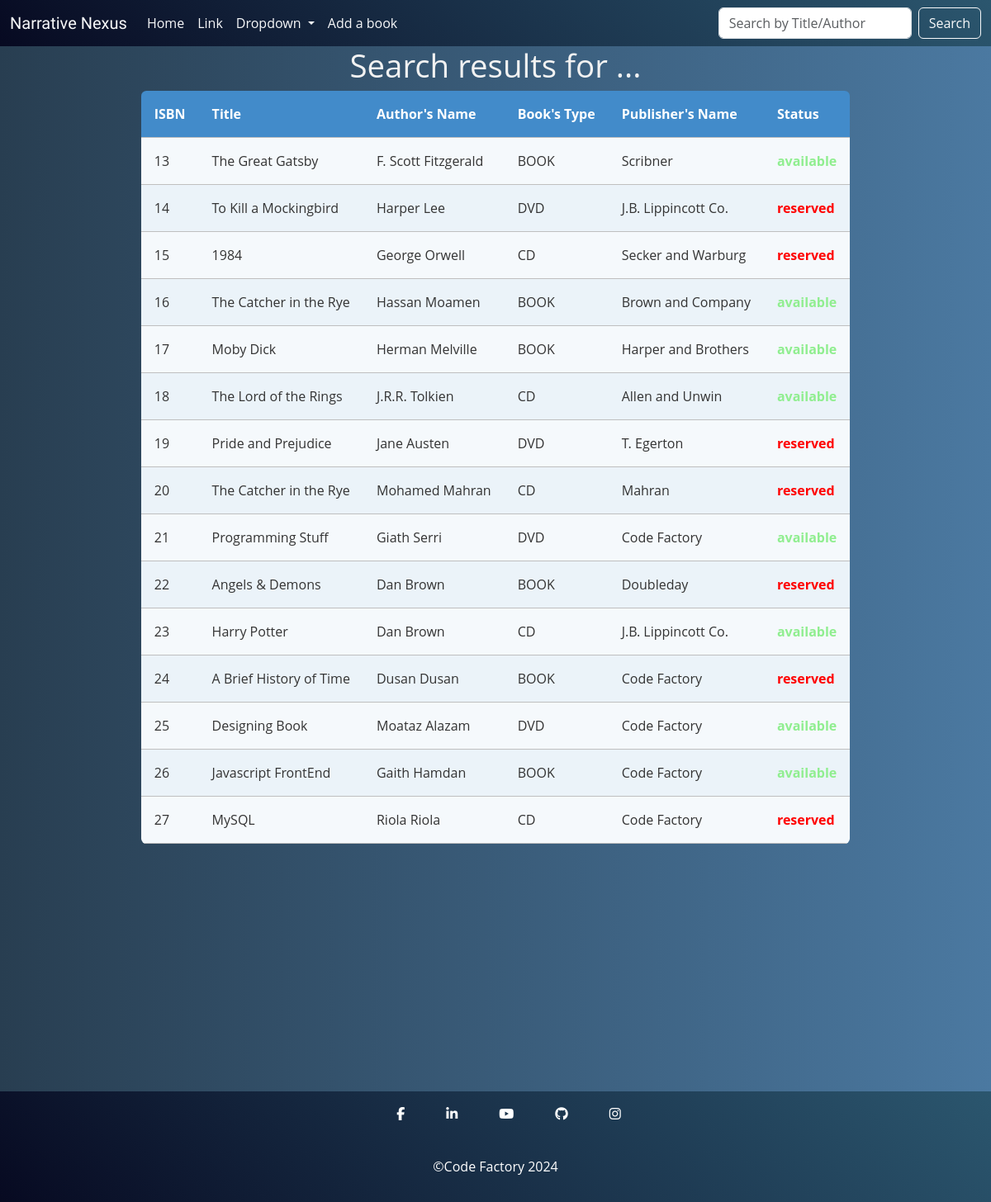
Screenshot of /search.php with the database file from the repository.
### tables this page shows
CREATE TABLE `libraryrecords` (
  `ISBN` int(11) NOT NULL,
  `title` varchar(150) NOT NULL,
  `description` varchar(150) NOT NULL,
  `type` enum('BOOK','CD','DVD') DEFAULT 'BOOK',
  `author_first_name` varchar(100) NOT NULL,
  `author_last_name` varchar(100) NOT NULL,
  `publisher_name` varchar(150) NOT NULL,
  `publisher_address` varchar(200) NOT NULL,
  `publish_date` date NOT NULL,
  `photo` varchar(255) NOT NULL,
  `status` enum('available','reserved') DEFAULT 'available'
);

### search.php (the view, shortened to what this page needs)
<?php
require_once("connection.php");
$searched = $_POST['search'];
$sql = "SELECT * FROM `libraryrecords` WHERE `title` LIKE '%$searched%' OR `author_first_name` LIKE '%$searched%'";
$result = mysqli_query($conn, $sql);
$rows = mysqli_fetch_all($result, MYSQLI_ASSOC);
$layout = "";
$layout_header = "";
if (mysqli_num_rows($result) == 0) {
    $layout .= "<div class='alert alert-danger alert-dismissible fade show mx-auto' role='alert'>
  <strong>Uh-oh! It looks like our search elves couldn't find any results for your query.</strong> Double-check your spelling or try different keywords, and we'll keep searching the enchanted archives for you!
  <button type='button' class='btn-close' data-bs-dismiss='alert' aria-label='Close'></button>
</div>";
} else {
    $layout_header .= "<h1>Search results for {$searched} ...</h1>";
    foreach ($rows as $key => $value) {
        if ($value['status'] == "available") {
            $layout .= "
        <tr>
                    <td data-th='ISBN'>
    {$value['ISBN']}
                    </td>
                    <td data-th='Title'>
                        {$value['title']}
                    </td>
                    <td data-th='Author's Name'>
                        {$value['author_first_name']} {$value['author_last_name']}
                    </td>
                    <td data-th='Book's Type'>
    {$value['type']}
                    </td>
                    <td data-th='Publisher's Name'>
    {$value['publisher_name']}
                    </td>
                    <td data-th='Status'>
    <strong style='color: lightgreen;'>{$value['status']}</strong>
                    </td>
                </tr>";
        } else {
            $layout .= "
        <tr>
                    <td data-th='ISBN'>
    {$value['ISBN']}
                    </td>
                    <td data-th='Title'>
                        {$value['title']}
                    </td>
                    <td data-th='Author's Name'>
                        {$value['author_first_name']} {$value['author_last_name']}
                    </td>
                    <td data-th='Book's Type'>
    {$value['type']}
                    </td>
                    <td data-th='Publisher's Name'>
    {$value['publisher_name']}
                    </td>
                    <td data-th='Status'>
    <strong style='color: red;'>{$value['status']}</strong>
                    </td>
                </tr>";
        };
    };
}
?>
<!DOCTYPE html>
<html lang="en">
<head>
    <link href="https://cdn.jsdelivr.net/npm/bootstrap@5.3.3/dist/css/bootstrap.min.css" rel="stylesheet">
    <link rel="stylesheet" href="css/search.css">
</head>
<body>
    <nav class="navbar navbar-expand-lg">
        <div class="container-fluid">
            <a class="navbar-brand text-light" href="index.php">Narrative Nexus</a>
            <div class="collapse navbar-collapse" id="navbarSupportedContent">
                <ul class="navbar-nav me-auto mb-2 mb-lg-0">
                    <li class="nav-item">
                        <a class="nav-link active text-light" aria-current="page" href="index.php">Home</a>
                    </li>
                    <li class="nav-item">
                        <a class="nav-link text-light" href="#">Link</a>
                    </li>
                    <li class="nav-item dropdown">
                        <a class="nav-link dropdown-toggle text-light" href="#" role="button" data-bs-toggle="dropdown" aria-expanded="false">
                            Dropdown
                        </a>
                    </li>
                    <li class="nav-item">
                        <a class="nav-link text-light" href="create.php">Add a book</a>
                    </li>
                </ul>
                <form class="d-flex" role="search" method="post" action="search.php">
                    <input class="form-control me-2" name="search" type="search" placeholder="Search by Title/Author" aria-label="Search">
                    <button class="btn btn-outline-light" type="submit">Search</button>
                </form>
            </div>
        </div>
    </nav>
    <div class="container">
        <div><?= $layout_header ?></div>
        <table class="rwd-table">
            <tbody>
                <tr>
                    <th>ISBN</th>
                    <th>Title</th>
                    <th>Author's Name</th>
                    <th>Book's Type</th>
                    <th>Publisher's Name</th>
                    <th>Status</th>
                </tr>
                <?= $layout ?>
            </tbody>
        </table>
    </div>
    <footer class="footer">
        <div class="social">
            <ul class="footerlist">
                <li>
                    <a href="https://www.facebook.com/" class="fa fa-facebook" target="_blank"></a>
                </li>
                <li>
                    <a href="https://www.linkedin.com/" class="fa fa-linkedin" target="_blank"></a>
                </li>
                <li>
                    <a href="https://www.youtube.com/" class="fa fa-youtube" target="_blank"></a>
                </li>
                <li>
                    <a href="https://github.com/" class="fa-brands fa-github" target="_blank"></a>
                </li>
                <li>
                    <a href="https://www.instagram.com/" class="fa-brands fa-instagram" target="_blank"></a>
                </li>
            </ul>
        </div>
        <br />
        <div class="copyright">
            <p>&copy;Code Factory 2024</p>
        </div>
    </footer>
</body>
</html>

### CSS/search.css (style rules this page uses)
.footer { background-image: linear-gradient(45deg, #04051dea 0%, #2b566e 100%); width: 100%; padding: 15px; margin-top: 25%; }
.navbar { background-image: linear-gradient(45deg, #04051dea 0%, #2b566e 100%); }
.navbar-brand { font-family: "Playwrite BE VLG", cursive; }
.copyright p { color: white; text-align: center; }
* { font-family: "Open Sans", sans-serif; }
.rwd-table { margin: auto; min-width: 300px; max-width: 100%; border-collapse: collapse; }
.rwd-table tr:first-child { border-top: none; background: #428bca; color: #fff; }
.rwd-table tr { border-top: 1px solid #ddd; border-bottom: 1px solid #ddd; background-color: #f5f9fc; }
.rwd-table tr:nth-child(odd):not(:first-child) { background-color: #ebf3f9; }
.rwd-table th { display: none; }
.rwd-table td { display: block; }
.rwd-table td:first-child { margin-top: 0.5em; }
.rwd-table td:last-child { margin-bottom: 0.5em; }
.rwd-table td:before { content: attr(data-th) ": "; font-weight: bold; width: 120px; display: inline-block; color: #000; }
.rwd-table th, .rwd-table td { text-align: left; }
.rwd-table { color: #333; border-radius: 0.4em; overflow: hidden; }
.rwd-table tr { border-color: #bfbfbf; }
.rwd-table th, .rwd-table td { padding: 0.5em 1em; }
@media screen and (min-width: 600px) { .rwd-table td:before { display: none; } }
@media screen and (min-width: 600px) { .rwd-table th, .rwd-table td { display: table-cell; padding: 0.25em 0.5em; } }
@media screen and (min-width: 600px) { .rwd-table th:first-child, .rwd-table td:first-child { padding-left: 0; } }
@media screen and (min-width: 600px) { .rwd-table th:last-child, .rwd-table td:last-child { padding-right: 0; } }
@media screen and (min-width: 600px) { .rwd-table th, .rwd-table td { padding: 1em !important; } }
body { background: #4b79a1; background: -webkit-linear-gradient(to left, #4b79a1, #283e51); background: linear-gradient(to left, #4b79a1, #283e51); }
h1 { text-align: center; font-size: 2.4em; color: #f2f2f2; }
.container { display: block; text-align: center; }

### rows the page displays
libraryrecords: ISBN "13", title "The Great Gatsby", author_first_name "F. Scott", author_last_name "Fitzgerald", type "BOOK", publisher_name "Scribner", status "available"
libraryrecords: ISBN "14", title "To Kill a Mockingbird", author_first_name "Harper", author_last_name "Lee", type "DVD", publisher_name "J.B. Lippincott Co.", status "reserved"
libraryrecords: ISBN "15", title "1984", author_first_name "George", author_last_name "Orwell", type "CD", publisher_name "Secker and Warburg", status "reserved"
libraryrecords: ISBN "16", title "The Catcher in the Rye", author_first_name "Hassan", author_last_name "Moamen", type "BOOK", publisher_name "Brown and Company", status "available"
libraryrecords: ISBN "17", title "Moby Dick", author_first_name "Herman", author_last_name "Melville", type "BOOK", publisher_name "Harper and Brothers", status "available"
libraryrecords: ISBN "18", title "The Lord of the Rings", author_first_name "J.R.R.", author_last_name "Tolkien", type "CD", publisher_name "Allen and Unwin", status "available"
libraryrecords: ISBN "19", title "Pride and Prejudice", author_first_name "Jane", author_last_name "Austen", type "DVD", publisher_name "T. Egerton", status "reserved"
libraryrecords: ISBN "20", title "The Catcher in the Rye", author_first_name "Mohamed", author_last_name "Mahran", type "CD", publisher_name "Mahran", status "reserved"
libraryrecords: ISBN "21", title "Programming Stuff", author_first_name "Giath", author_last_name "Serri", type "DVD", publisher_name "Code Factory", status "available"
libraryrecords: ISBN "22", title "Angels & Demons", author_first_name "Dan", author_last_name "Brown", type "BOOK", publisher_name "Doubleday", status "reserved"
libraryrecords: ISBN "23", title "Harry Potter", author_first_name "Dan", author_last_name "Brown", type "CD", publisher_name "J.B. Lippincott Co.", status "available"
libraryrecords: ISBN "24", title "A Brief History of Time", author_first_name "Dusan", author_last_name "Dusan", type "BOOK", publisher_name "Code Factory", status "reserved"
libraryrecords: ISBN "25", title "Designing Book", author_first_name "Moataz", author_last_name "Alazam", type "DVD", publisher_name "Code Factory", status "available"
libraryrecords: ISBN "26", title "Javascript FrontEnd", author_first_name "Gaith", author_last_name "Hamdan", type "BOOK", publisher_name "Code Factory", status "available"
libraryrecords: ISBN "27", title "MySQL", author_first_name "Riola", author_last_name "Riola", type "CD", publisher_name "Code Factory", status "reserved"
